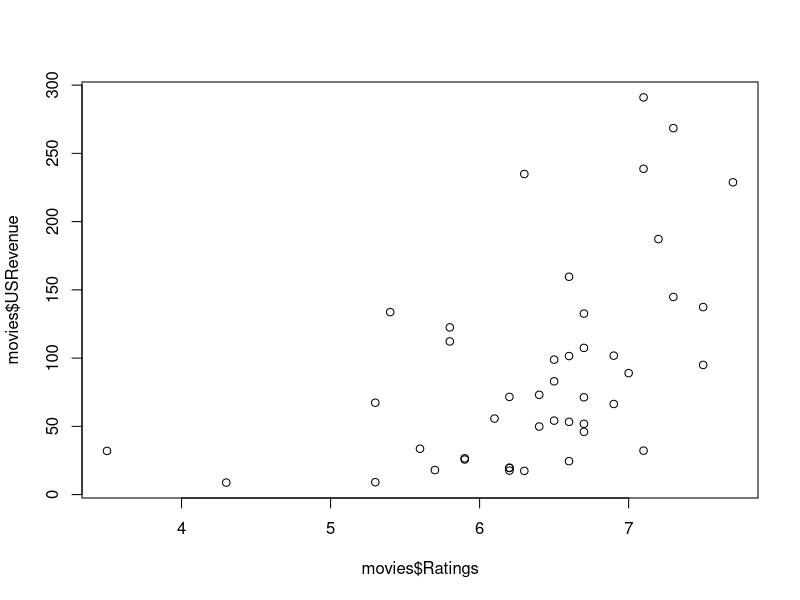
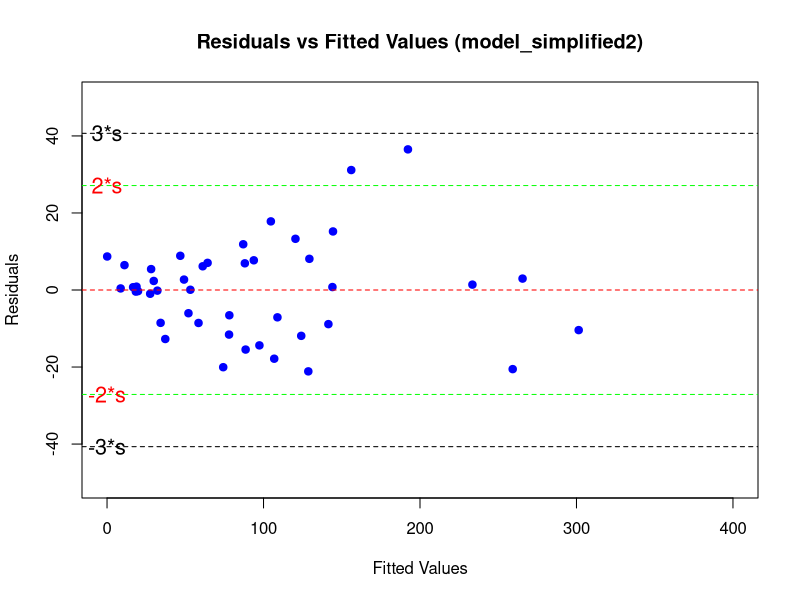
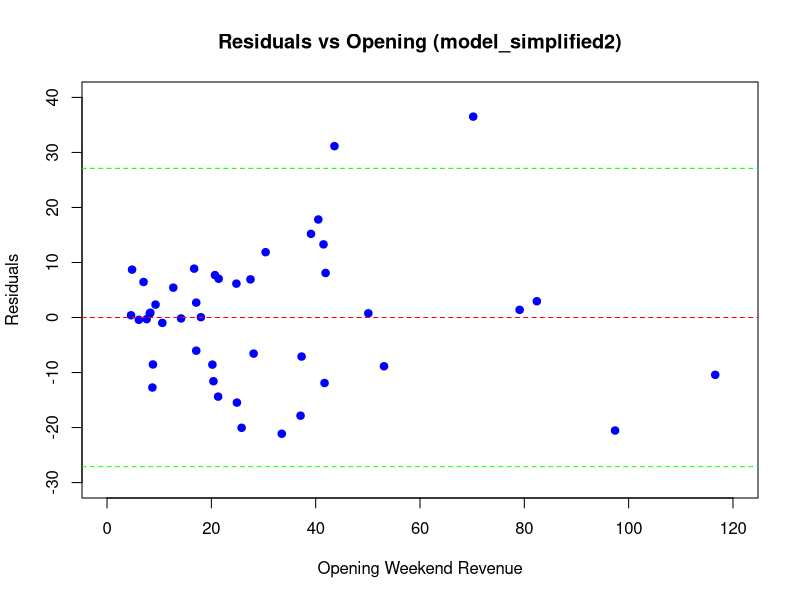
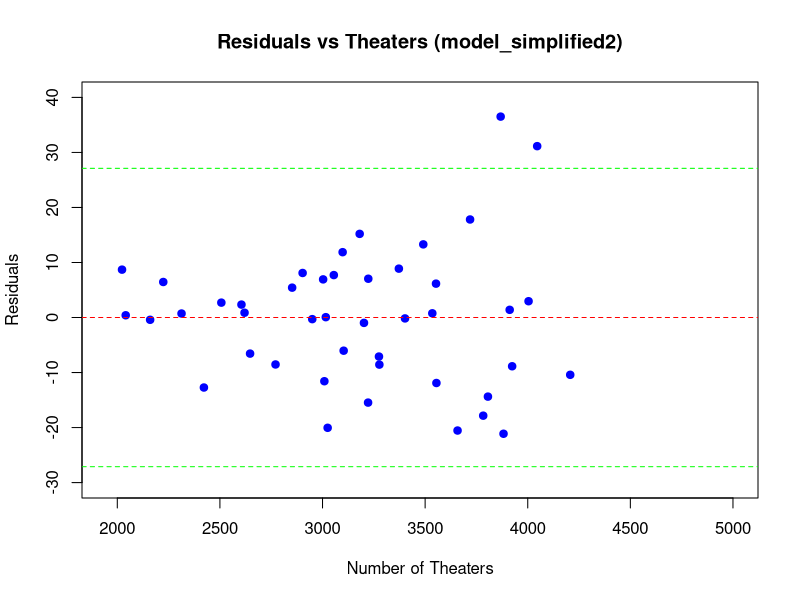
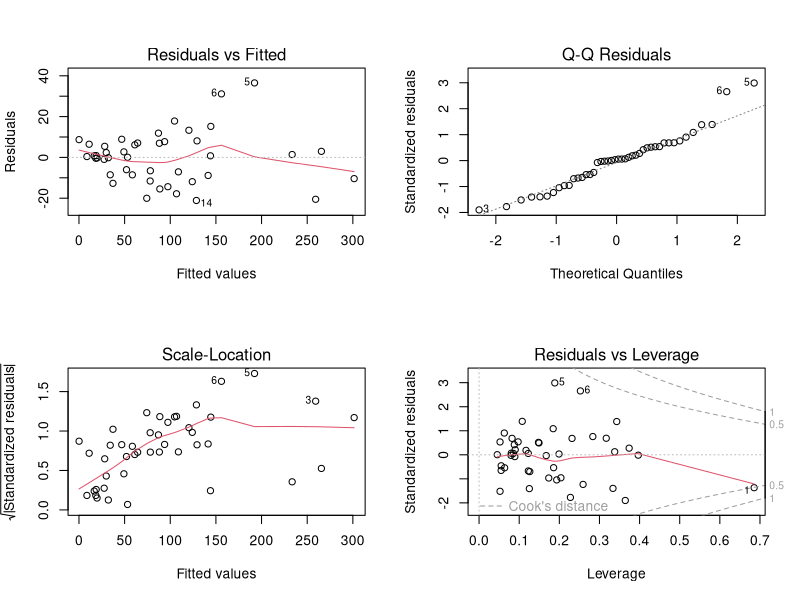
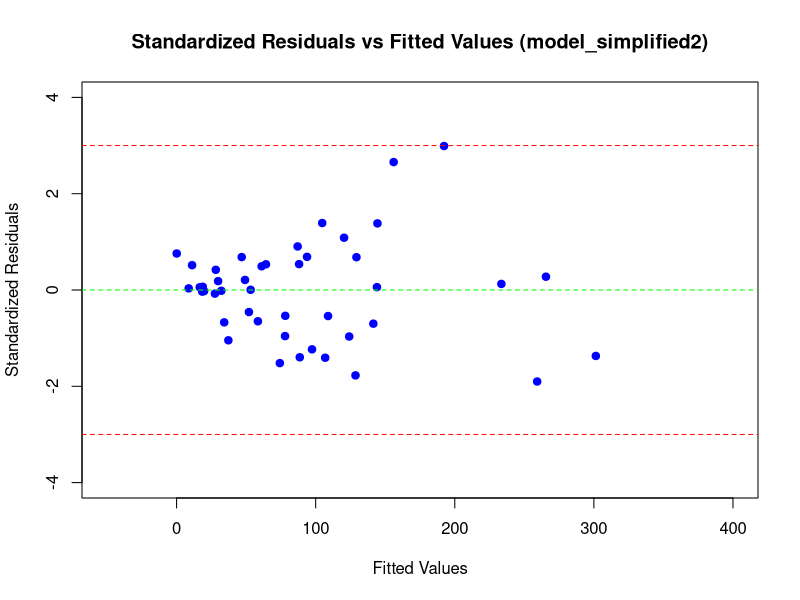
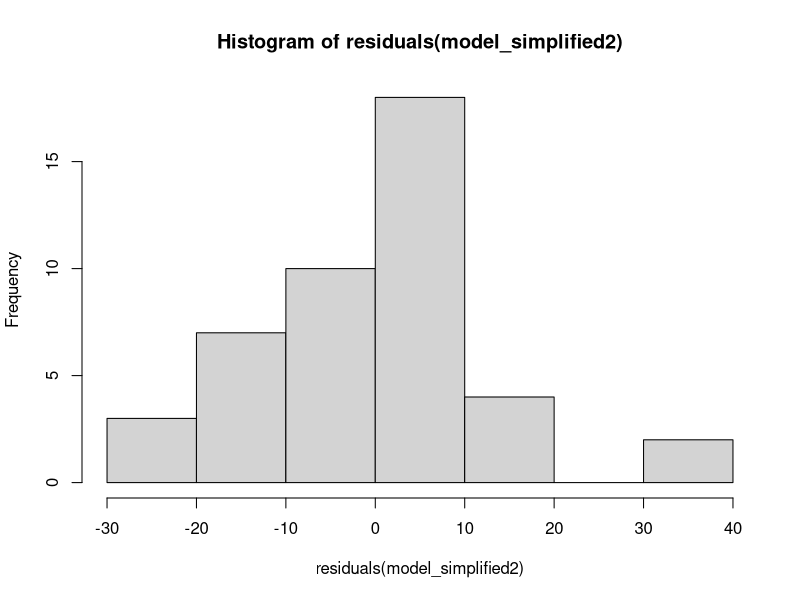
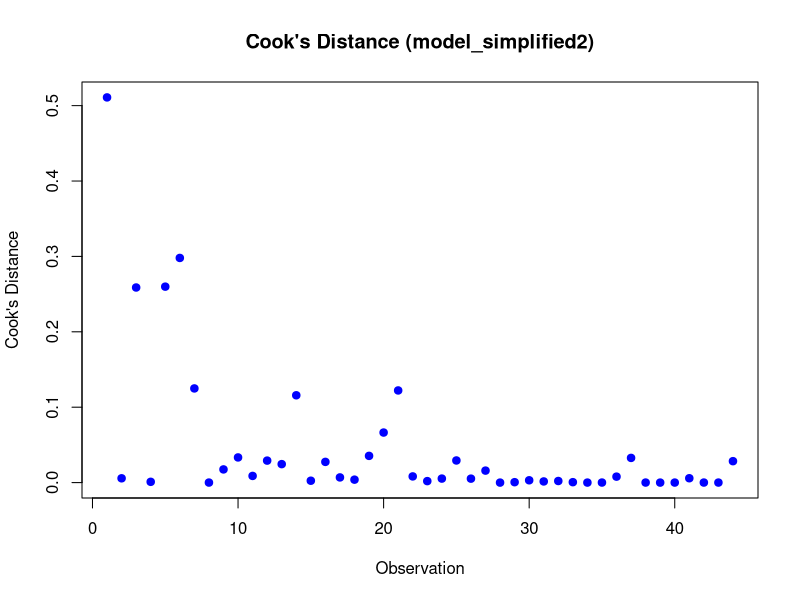

Reproduce these figures in R, in order. (Note: this script raises an error after producing the figures.)
## ---- chunk 1
knitr::opts_chunk$set(echo = TRUE)
## ---- chunk 2
# Load the dataset
movies <- read.csv('Movie.csv')
movies <- head(movies, -1)
options(scipen = 999)

# Create derived variables
movies$c <- ifelse(movies$Genre == "Comedy", 1, 0)
movies$highrate <- ifelse(movies$Rating %in% c("PG-13", "R"), 1, 0)
movies$USReleaseMonth <- sub("^[0-9]+-", "", movies$USRelease)
movies$jun <- ifelse(movies$USReleaseMonth == "Jun", 1, 0)
## ---- chunk 3
model_after_movie_release= lm(USRevenue~Opening+Ratings+I(Ratings^2)+highrate+c, data=movies)
summary(model_after_movie_release)
## ---- chunk 4
model_after_movie_releaseb= lm(USRevenue~Opening+Ratings+highrate+c, data=movies)
summary(model_after_movie_releaseb)
## ---- chunk 5
plot(movies$Ratings, movies$USRevenue)
## ---- chunk 6
model_after_movie_releaseb= lm(USRevenue~Opening+Ratings+highrate+c, data=movies)
summary(model_after_movie_releaseb)
model_after_movie_release= lm(USRevenue~Opening+Ratings+I(Ratings^2)+highrate+c, data=movies)
anova(model_after_movie_releaseb, model_after_movie_release)
## ---- chunk 7
model28 = lm(USRevenue ~ Opening + Ratings + highrate + c + jun , data = movies)
summary(model28)
model29 <- lm(USRevenue ~ Opening + Ratings + highrate + c + jun + Theaters + I(Theaters^2)*Opening , data = movies)
summary(model29)
anova(model28, model29)
## ---- chunk 8
anova(model_after_movie_releaseb, model29)
## ---- chunk 9
library(car)
vif(model_after_movie_releaseb)
vif(model29, type='predictor')

## ---- chunk 10
AIC(model_after_movie_releaseb, model29)
BIC(model_after_movie_releaseb, model29)
summary(model_after_movie_releaseb)
summary(model29)
## ---- chunk 11
summary(model_after_movie_releaseb)
summary(model29)
model_simplified2 = lm(USRevenue ~ Opening + Ratings + highrate + c + jun+ Opening*Theaters, data = movies)
summary(model_simplified2)
vif(model_simplified2)
## ---- chunk 12
anova(model_simplified2,model29)
## ---- chunk 13
anova(model_after_movie_releaseb,model_simplified2)
## ---- chunk 14

#install.packages("Hmisc")
library(Hmisc)
X = cbind(
  movies$Opening,
  movies$Ratings,
  movies$highrate,
  movies$c,
  movies$jun,
  movies$Theaters
)
rcorr(X, type="pearson")
## ---- chunk 15
summary(residuals(model_simplified2))
## ---- chunk 16
# Residuals vs Fitted Values
plot(x=fitted(model_simplified2), y=residuals(model_simplified2), 
     xlab = "Fitted Values", ylab = "Residuals", 
     main = "Residuals vs Fitted Values (model_simplified2)", xlim=c(0, 400), ylim=c(-50, 50),
     pch=19, col="blue")
abline(h=0, lty="dashed", col="red")

# Add +/- 2*sigma lines
s_simp2 <- summary(model_simplified2)$sigma
abline(h=2*s_simp2, lty="dashed", col="green")
abline(h=-2*s_simp2, lty="dashed", col="green")
abline(h=3*s_simp2, lty="dashed", col="black")
abline(h=-3*s_simp2, lty="dashed", col="black")

text(x = 0, 
       y = 2*s_simp2, 
       "2*s", cex=1.3, col = "red", las = 1,
       xpd = TRUE)
text(x = 0, 
     y = -2*s_simp2, 
     "-2*s", cex=1.3, col = "red", las = 1,
     xpd = TRUE)
text(x = 0, 
       y = 3*s_simp2, 
       "3*s", cex=1.3, col = "black", las = 1,
       xpd = TRUE)
text(x = 0, 
     y = -3*s_simp2, 
     "-3*s", cex=1.3, col = "black", las = 1,
     xpd = TRUE)
## ---- chunk 17
# Residuals vs Opening
range(movies$Opening)
range(residuals(model_simplified2))
plot(x=movies$Opening, y=residuals(model_simplified2), 
     xlab = "Opening Weekend Revenue", ylab = "Residuals", 
     main = "Residuals vs Opening (model_simplified2)", xlim = c(0, 120) , ylim = c(-30,40) ,
     pch=19, col="blue")
abline(h=0, lty="dashed", col="red")
abline(h=2*s_simp2, lty="dashed", col="green")
abline(h=-2*s_simp2, lty="dashed", col="green")
## ---- chunk 18
# Residuals vs Theaters
plot(x=movies$Theaters, y=residuals(model_simplified2), 
     xlab = "Number of Theaters", ylab = "Residuals", 
     main = "Residuals vs Theaters (model_simplified2)", xlim = c(1950, 5000) , ylim = c(-30,40) ,
     pch=19, col="blue")
abline(h=0, lty="dashed", col="red")
abline(h=2*s_simp2, lty="dashed", col="green")
abline(h=-2*s_simp2, lty="dashed", col="green")
identify(y=residuals(model_simplified2), x=movies$Theaters)
## ---- chunk 19
# Diagnostic plots (4-panel)
par(mfrow=c(2,2))
plot(model_simplified2)
par(mfrow=c(1,1))
## ---- chunk 20
# Standardized residuals for model29
plot(y=rstandard(model_simplified2), x=fitted(model_simplified2),
     xlab = "Fitted Values", ylab = "Standardized Residuals", 
     main = "Standardized Residuals vs Fitted Values (model_simplified2)",xlim = c(-50,400) , ylim = c(-4,4) ,
     pch=19, col="blue")
abline(h=-3, lty="dashed", col="red")
abline(h=3, lty="dashed", col="red")
abline(h=0, lty="dashed", col="green")
identify(y=rstandard(model_simplified2), x=fitted(model_simplified2))
movies[5,]
## ---- chunk 21
hist(residuals(model_simplified2))
## ---- chunk 22
# Check for outliers (|standardized residual| > 3)
outliers_model_simplified2 <- which(abs(rstandard(model_simplified2)) > 3)
if(length(outliers_model_simplified2) > 0) {
  cat("Potential outliers in model_simplified2 (observations):", outliers_model_simplified2, "\n")
  print(movies[outliers_model_simplified2, ])
} else {
  cat("No extreme outliers detected in model_simplified2 (|standardized residual| > 3)\n")
}
## ---- chunk 23
# Calculate influence measures
n <- nrow(movies)
p <- length(coef(model_simplified2))
leverage <- hatvalues(model_simplified2)
StanRes <- rstandard(model_simplified2)
cd <- cooks.distance(model_simplified2)
Rstudent <- rstudent(model_simplified2)

# Cutoffs
#cutL <- 2*p/n  # Leverage cutoff
#cutCD <- 4/(n-p-1)  # Cook's Distance cutoff

# Create influence diagnostics table
influence_table <- data.frame(
  Observation = 1:n,
  USRevenue = movies$USRevenue,
  Leverage = round(leverage, 3),
  StanRes = round(StanRes, 3),
  CooksD = round(cd, 3),
  Rstudent = round(Rstudent, 3)
)

print(influence_table)

# Show influential observations
#influential <- influence_table[leverage > cutL | cd > cutCD, ]
#if(nrow(influential) > 0) {
 # cat("\nInfluential Observations:\n")
 # print(influential)
#} else {
 # cat("\nNo influential observations detected.\n")
#}
## ---- chunk 24
# Cook's Distance plot
plot(cd, main="Cook's Distance (model_simplified2)", 
     xlab="Observation", ylab="Cook's Distance",
     pch=19, col="blue")
abline(h=cutCD, lty="dashed", col="red")
text(x=1, y=cutCD, labels="Cutoff", pos=3, col="red")
## ---- chunk 25
# Leverage plot
plot(leverage, main="Leverage (model_simplified2)", 
     xlab="Observation", ylab="Leverage",
     pch=19, col="blue")
abline(h=cutL, lty="dashed", col="red")
text(x=1, y=cutL, labels="Cutoff", pos=3, col="red")
## ---- chunk 26
# Partial residual plots for model_simplified2
#library(car)
#crPlots(model_simplified2)
## ---- chunk 27
# Q-Q plot for model29
qqnorm(residuals(model_simplified2), main = "Normal Q-Q Plot (model_simplified2)")
qqline(residuals(model_simplified2), col="red")
## ---- chunk 28
# Histogram of residuals
hist(residuals(model_simplified2), main="Histogram of Residuals (model_simplified2)", 
     xlab="Residuals", col="lightblue", breaks=20)
## ---- chunk 29
model_simplified2 = lm(USRevenue ~ Opening + Ratings + highrate + c + jun+ Opening*Theaters, data = movies)
modelsimp3= lm(USRevenue ~Opening+Ratings + highrate + jun, data = movies)
summary(modelsimp3)
anova(modelsimp3,model_simplified2)
## ---- chunk 30
# Residuals vs Fitted Values
plot(x=fitted(modelsimp3), y=residuals(modelsimp3), 
     xlab = "Fitted Values", ylab = "Residuals", 
     main = "Residuals vs Fitted Values (modelsimp3)", xlim=c(0, 400), ylim=c(-50, 50),
     pch=19, col="blue")
abline(h=0, lty="dashed", col="red")

# Add +/- 2*sigma lines
s_simp3 <- summary(modelsimp3)$sigma
abline(h=2*s_simp3, lty="dashed", col="green")
abline(h=-2*s_simp3, lty="dashed", col="green")
abline(h=3*s_simp3, lty="dashed", col="black")
abline(h=-3*s_simp3, lty="dashed", col="black")

text(x = 0, 
       y = 2*s_simp3, 
       "2*s", cex=1.3, col = "red", las = 1,
       xpd = TRUE)
text(x = 0, 
     y = -2*s_simp3, 
     "-2*s", cex=1.3, col = "red", las = 1,
     xpd = TRUE)
text(x = 0, 
       y = 3*s_simp3, 
       "3*s", cex=1.3, col = "black", las = 1,
       xpd = TRUE)
text(x = 0, 
     y = -3*s_simp3, 
     "-3*s", cex=1.3, col = "black", las = 1,
     xpd = TRUE)
## ---- chunk 31
USRevenueln= log(movies$USRevenue)
modelsimp3transformed= lm(USRevenueln ~Opening+Ratings + Opening*Theaters, data = movies)
summary(modelsimp3transformed)
## ---- chunk 32
# Residuals vs Fitted Values
plot(x=fitted(modelsimp3transformed), y=residuals(modelsimp3transformed), 
     xlab = "Fitted Values", ylab = "Residuals", 
     main = "Residuals vs Fitted Values (modelsimp3)", xlim=c(2, 7), ylim=c(-1, 1),
     pch=19, col="blue")
abline(h=0, lty="dashed", col="red")

# Add +/- 2*sigma lines
s_simp3tr <- summary(modelsimp3)$sigma
abline(h=2*s_simp3tr, lty="dashed", col="green")
abline(h=-2*s_simp3tr, lty="dashed", col="green")
abline(h=3*s_simp3tr, lty="dashed", col="black")
abline(h=-3*s_simp3tr, lty="dashed", col="black")

text(x = 0, 
       y = 2*s_simp3tr, 
       "2*s", cex=1.3, col = "red", las = 1,
       xpd = TRUE)
text(x = 0, 
     y = -2*s_simp3tr, 
     "-2*s", cex=1.3, col = "red", las = 1,
     xpd = TRUE)
text(x = 0, 
       y = 3*s_simp3tr, 
       "3*s", cex=1.3, col = "black", las = 1,
       xpd = TRUE)
text(x = 0, 
     y = -3*s_simp3tr, 
     "-3*s", cex=1.3, col = "black", las = 1,
     xpd = TRUE)
## ---- chunk 33

## ---- chunk 34
model_simplified2 = lm(USRevenue ~ Opening + Ratings + highrate + c + jun+ Opening*Theaters, data = movies)
modelsimp3= lm(USRevenue ~Opening+Ratings + highrate + jun, data = movies)
summary(modelsimp3)
USRevenueln= log(movies$USRevenue)
modelsimp3transformed= lm(USRevenueln ~Opening+Ratings + Opening*Theaters, data = movies)
summary(modelsimp3transformed)
anova(modelsimp3,model_simplified2)
## ---- chunk 35
anova(modelsimp3transformed,model_simplified2)
## ---- chunk 36
model_simplified2ln = lm(USRevenueln ~ Opening + Ratings + highrate + c + jun+ Opening*Theaters, data = movies)
anova(modelsimp3transformed,model_simplified2ln)
## ---- chunk 37
vif(modelsimp3transformed)
vif(model_simplified2ln)
## ---- chunk 38

## ---- chunk 39

## ---- chunk 40

## ---- chunk 41

## ---- chunk 42

## ---- chunk 43

## ---- chunk 44

## ---- chunk 45

## ---- chunk 46
